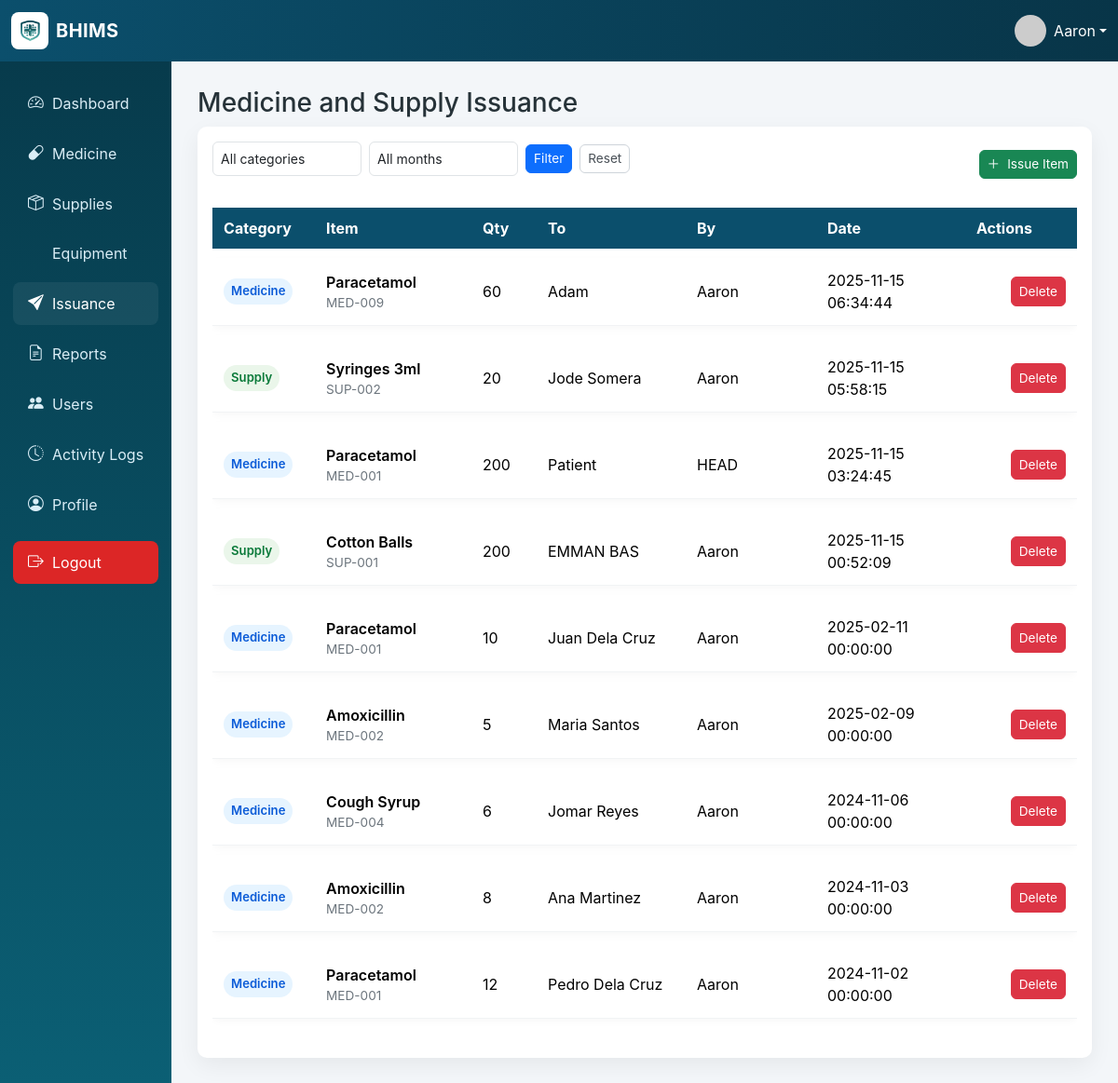
/issuance.php (signed in), run on the app's committed database.
### tables this page shows
CREATE TABLE `issuance` (
  `issue_id` int(11) NOT NULL,
  `category` enum('Medicine','Supply') DEFAULT NULL,
  `item_code` varchar(100) DEFAULT NULL,
  `item_name` varchar(255) DEFAULT NULL,
  `quantity_issued` int(11) DEFAULT NULL,
  `issued_to` varchar(255) DEFAULT NULL,
  `purpose` text DEFAULT NULL,
  `issued_by` int(11) DEFAULT NULL,
  `date_issued` datetime DEFAULT current_timestamp()
);

CREATE TABLE `users` (
  `user_id` int(11) NOT NULL,
  `name` varchar(255) NOT NULL,
  `username` varchar(100) NOT NULL,
  `password` varchar(255) NOT NULL,
  `role` enum('Head BHW','BHW') NOT NULL DEFAULT 'BHW',
  `status` enum('Active','Inactive') NOT NULL DEFAULT 'Active',
  `date_created` datetime DEFAULT current_timestamp()
);

### issuance.php (the view, shortened to what this page needs)
<?php
require_once 'header.php';
require_once 'functions.php';
$sql = "SELECT i.*, u.name as issuer FROM issuance i LEFT JOIN users u ON i.issued_by = u.user_id WHERE 1=1";
$sql .= " ORDER BY i.date_issued DESC, i.issue_id DESC";
$stmt = $mysqli->prepare($sql);
$stmt->execute();
$rows = $stmt->get_result()->fetch_all(MYSQLI_ASSOC);
?>
<h3 style="margin-bottom:.5rem;">Medicine and Supply Issuance</h3>
<div class="table-card">
  <div class="d-flex justify-content-between align-items-center">
    <div class="table-actions">
      <form method="get" class="d-flex" style="gap:8px; align-items:center;">
        <select name="category" class="form-control form-control-sm">
          <option value="">All categories</option>
        </select>
        <select name="month" class="form-control form-control-sm">
          <option value="">All months</option>
        </select>
        <button class="btn btn-sm btn-primary">Filter</button>
        <a href="issuance.php" class="btn btn-sm btn-outline-secondary">Reset</a>
      </form>
    </div>
    <div>
      <a id="openUnifiedBtn" href="issuance.php?action=add" class="btn btn-sm btn-success"><span>＋</span> Issue Item</a>
    </div>
  </div>
   <div class="table-responsive" style="margin-top:.75rem;">
    <table class="table table-modern w-100">
      <thead>
        <tr>
          <th>Category</th>
          <th>Item</th>
          <th>Qty</th>
          <th>To</th>
          <th>By</th>
          <th>Date</th>
          <th>Actions</th>
        </tr>
      </thead>
      <tbody>
        <?php if (empty($rows)): ?>
          <tr><td colspan="7">No records found.</td></tr>
        <?php else: foreach ($rows as $r): ?>
          <tr>
            <td style="width:110px;">
              <?php
                $cat = $r['category'] ?? '';
                if (strtolower($cat) === 'medicine') echo '<span class="badge-med">Medicine</span>';
                else echo '<span class="badge-sup">Supply</span>';
              ?>
            </td>
            <td>
              <div style="font-weight:600;"><?php echo htmlspecialchars($r['item_name']) ?></div>
              <div style="color:#6c757d;font-size:.85rem;"><?php echo htmlspecialchars($r['item_code']) ?></div>
            </td>
            <td style="width:70px;"><?php echo (int)$r['quantity_issued'] ?></td>
            <td style="width:160px;"><?php echo htmlspecialchars($r['issued_to']) ?></td>
            <td style="width:140px;"><?php echo htmlspecialchars($r['issuer'] ?? '') ?></td>
            <td style="width:160px;"><?php echo htmlspecialchars($r['date_issued']) ?></td>
            <td style="width:120px;">
              <div style="display:flex;gap:8px;align-items:center;justify-content:flex-end;">
                <a class="btn btn-sm btn-danger" href="issuance.php?action=delete&id=<?php echo $r['issue_id']?>" onclick="return confirm('Delete?')">Delete</a>
              </div>
            </td>
          </tr>
        <?php endforeach; endif; ?>
      </tbody>
    </table>
  </div>
</div>

### assets/css/style.css (style rules this page uses)
body { font-family: "Inter", system-ui, -apple-system, "Segoe UI", Roboto, "Helvetica Neue", Arial; background: #f3f6f9; color: #263238; }
.table thead th { background: transparent; color: #0b4f6c; font-weight: 700; border-bottom: 2px solid #e9eef3; }
.table tbody tr td { vertical-align: middle; }
.table-card { background: #fff; border-radius: 12px; padding: 14px; box-shadow: 0 6px 18px rgba(15, 23, 42, 0.05); }
.table.table-modern { border-collapse: separate; border-spacing: 0 10px; }
.table-modern thead th { background-color: #0b4f6c !important; color: #ffffff !important; font-weight: 700; border: 0; padding: 10px 12px; }
.table-modern tbody tr { background: #fbfdff; border-radius: 8px; box-shadow: 0 3px 8px rgba(10, 20, 30, 0.03); }
.table-modern tbody tr td { vertical-align: middle; padding: 12px; }
.table-modern tbody tr + tr td { border-top: 10px solid transparent; }
.table-actions { display: flex; gap: 10px; align-items: center; flex-wrap: wrap; margin-bottom: 12px; }
.table-actions .form-control { min-width: 160px; }

### issuance.php (style rules this page uses)
.table-card { background:#fff; border-radius:10px; padding:1rem; box-shadow:0 8px 24px rgba(0,0,0,0.06); }
.d-flex { display:flex }
.justify-content-between { justify-content:space-between }
.align-items-center { align-items:center }
.btn { display:inline-flex;align-items:center;gap:.5rem;padding:.375rem .6rem;border-radius:6px;border:1px solid transparent;text-decoration:none;cursor:pointer }
.btn-sm { font-size:.85rem;padding:.275rem .5rem;border-radius:6px }
.btn-primary { background:#0d6efd;color:#fff;border-color:#0d6efd }
.btn-success { background:#198754;color:#fff;border-color:#198754 }
.btn-danger { background:#dc3545;color:#fff;border-color:#dc3545 }
.btn-outline-secondary { background:transparent;color:#495057;border-color:#ced4da }
.badge-med { display:inline-block;padding:.25rem .5rem;border-radius:999px;background:#e6f4ff;color:#0b5bd7;font-weight:600;font-size:.82rem }
.badge-sup { display:inline-block;padding:.25rem .5rem;border-radius:999px;background:#eaf6ea;color:#0b7a3a;font-weight:600;font-size:.82rem }
input.form-control,select.form-control,textarea.form-control { width:100%;padding:.45rem .5rem;border:1px solid #dfe3e6;border-radius:6px }
.table-modern { width:100%;border-collapse:collapse }
.table-modern th, .table-modern td { padding:.6rem .5rem;border-bottom:1px solid #f1f3f5;text-align:left;vertical-align:middle }

### data on the page
issuance: category "Medicine", item_name "Paracetamol", item_code "MED-009", quantity_issued "60", issued_to "Adam", issued_by.name "Aaron", date_issued "2025-11-15 06:34:44"
issuance: category "Supply", item_name "Syringes 3ml", item_code "SUP-002", quantity_issued "20", issued_to "Jode Somera", issued_by.name "Aaron", date_issued "2025-11-15 05:58:15"
issuance: category "Medicine", item_name "Paracetamol", item_code "MED-001", quantity_issued "200", issued_to "Patient", issued_by.name "HEAD", date_issued "2025-11-15 03:24:45"
issuance: category "Supply", item_name "Cotton Balls", item_code "SUP-001", quantity_issued "200", issued_to "EMMAN BAS", issued_by.name "Aaron", date_issued "2025-11-15 00:52:09"
issuance: category "Medicine", item_name "Paracetamol", item_code "MED-001", quantity_issued "10", issued_to "Juan Dela Cruz", issued_by.name "Aaron", date_issued "2025-02-11 00:00:00"
issuance: category "Medicine", item_name "Amoxicillin", item_code "MED-002", quantity_issued "5", issued_to "Maria Santos", issued_by.name "Aaron", date_issued "2025-02-09 00:00:00"
issuance: category "Medicine", item_name "Cough Syrup", item_code "MED-004", quantity_issued "6", issued_to "Jomar Reyes", issued_by.name "Aaron", date_issued "2024-11-06 00:00:00"
issuance: category "Medicine", item_name "Amoxicillin", item_code "MED-002", quantity_issued "8", issued_to "Ana Martinez", issued_by.name "Aaron", date_issued "2024-11-03 00:00:00"
issuance: category "Medicine", item_name "Paracetamol", item_code "MED-001", quantity_issued "12", issued_to "Pedro Dela Cruz", issued_by.name "Aaron", date_issued "2024-11-02 00:00:00"

### other printed values
$current_user_name "Aaron"
